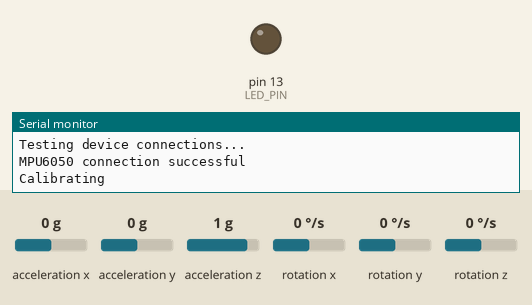
The sketch below on a simulated Arduino Uno, built with avr-gcc and run on an emulated ATmega328P. Parts: output pins drawn as LEDs (lit = HIGH), the last lines printed to the serial monitor. Dashed ring = blinking. The test bench sets the inputs (shaded band); at power-on: acceleration x 0 g, rotation y 0 °/s, acceleration y 0 g, acceleration z 1 g, rotation x 0 °/s, rotation z 0 °/s.

Above: at 0.1 s.
At 1.9 s:
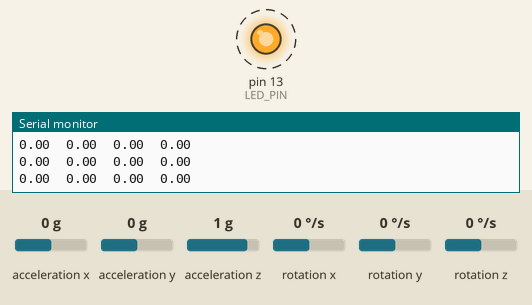
2.0 s: acceleration x set to -1.4 g
5.0 s: rotation y set to -2 °/s
Timing chart, 0 to 59.0 s (numbered marks = the images above; inputs shaded):
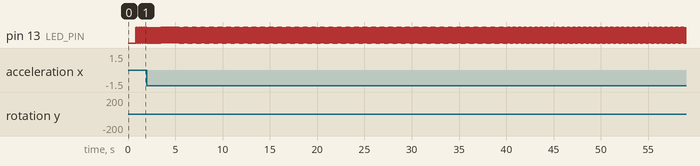

The sketch:

MPU_FILTER.ino
```cpp
// I2C device class (I2Cdev) demonstration Arduino sketch for MPU6050 class
// 10/7/2011 by Jeff Rowberg <jeff@rowberg.net>
// Updates should (hopefully) always be available at https://github.com/jrowberg/i2cdevlib
//
// Changelog:
//      2013-05-08 - added multiple output formats
//                 - added seamless Fastwire support
//      2011-10-07 - initial release

/* ============================================
I2Cdev device library code is placed under the MIT license
Copyright (c) 2011 Jeff Rowberg

Permission is hereby granted, free of charge, to any person obtaining a copy
of this software and associated documentation files (the "Software"), to deal
in the Software without restriction, including without limitation the rights
to use, copy, modify, merge, publish, distribute, sublicense, and/or sell
copies of the Software, and to permit persons to whom the Software is
furnished to do so, subject to the following conditions:

The above copyright notice and this permission notice shall be included in
all copies or substantial portions of the Software.

THE SOFTWARE IS PROVIDED "AS IS", WITHOUT WARRANTY OF ANY KIND, EXPRESS OR
IMPLIED, INCLUDING BUT NOT LIMITED TO THE WARRANTIES OF MERCHANTABILITY,
FITNESS FOR A PARTICULAR PURPOSE AND NONINFRINGEMENT. IN NO EVENT SHALL THE
AUTHORS OR COPYRIGHT HOLDERS BE LIABLE FOR ANY CLAIM, DAMAGES OR OTHER
LIABILITY, WHETHER IN AN ACTION OF CONTRACT, TORT OR OTHERWISE, ARISING FROM,
OUT OF OR IN CONNECTION WITH THE SOFTWARE OR THE USE OR OTHER DEALINGS IN
THE SOFTWARE.
===============================================
*/

// I2Cdev and MPU6050 must be installed as libraries, or else the .cpp/.h files
// for both classes must be in the include path of your project
#include "I2Cdev.h"
//#include "MPU6050.h"
#include "MPU6050_6Axis_MotionApps20.h"

// Arduino Wire library is required if I2Cdev I2CDEV_ARDUINO_WIRE implementation
// is used in I2Cdev.h
#if I2CDEV_IMPLEMENTATION == I2CDEV_ARDUINO_WIRE
    #include "Wire.h"
#endif

// class default I2C address is 0x68
// specific I2C addresses may be passed as a parameter here
// AD0 low = 0x68 (default for InvenSense evaluation board)
// AD0 high = 0x69
MPU6050 accelgyro;
//MPU6050 accelgyro(0x69); // <-- use for AD0 high

int16_t acc_x, acc_y, acc_z;
int16_t gyro_x, gyro_y, gyro_z;

float acc_x_offset = 0, acc_y_offset = 0, acc_z_offset = 0;
float gyro_x_offset = 0, gyro_y_offset = 0, gyro_z_offset = 0; //gyro offsets

float acc_angle = 0;
float gyro_angle = 0;
float gyro_integral = 0;
float cur_angle = 0;

int cal_amt = 100;

float ypr[3];
Quaternion q;
VectorFloat gravity;

// uncomment "OUTPUT_READABLE_ACCELGYRO" if you want to see a tab-separated
// list of the accel X/Y/Z and then gyro X/Y/Z values in decimal. Easy to read,
// not so easy to parse, and slow(er) over UART.
#define OUTPUT_READABLE_ACCELGYRO

// uncomment "OUTPUT_BINARY_ACCELGYRO" to send all 6 axes of data as 16-bit
// binary, one right after the other. This is very fast (as fast as possible
// without compression or data loss), and easy to parse, but impossible to read
// for a human.
//#define OUTPUT_BINARY_ACCELGYRO


#define LED_PIN 13
bool blinkState = false;

void setup() {
    // join I2C bus (I2Cdev library doesn't do this automatically)
    #if I2CDEV_IMPLEMENTATION == I2CDEV_ARDUINO_WIRE
        Wire.begin();
    #elif I2CDEV_IMPLEMENTATION == I2CDEV_BUILTIN_FASTWIRE
        Fastwire::setup(400, true);
    #endif

    // initialize serial communication
    // (38400 chosen because it works as well at 8MHz as it does at 16MHz, but
    // it's really up to you depending on your project)
    Serial.begin(9600);

    // initialize device
    Serial.println("Initializing I2C devices...");
    accelgyro.initialize();

    // verify connection
    Serial.println("Testing device connections...");
    Serial.println(accelgyro.testConnection() ? "MPU6050 connection successful" : "MPU6050 connection failed");

    // use the code below to change accel/gyro offset values
    /*
    Serial.println("Updating internal sensor offsets...");
    // -76	-2359	1688	0	0	0
    Serial.print(accelgyro.getXAccelOffset()); Serial.print("\t"); // -76
    Serial.print(accelgyro.getYAccelOffset()); Serial.print("\t"); // -2359
    Serial.print(accelgyro.getZAccelOffset()); Serial.print("\t"); // 1688
    Serial.print(accelgyro.getXGyroOffset()); Serial.print("\t"); // 0
    Serial.print(accelgyro.getYGyroOffset()); Serial.print("\t"); // 0
    Serial.print(accelgyro.getZGyroOffset()); Serial.print("\t"); // 0
    Serial.print("\n");
    accelgyro.setXGyroOffset(220);
    accelgyro.setYGyroOffset(76);
    accelgyro.setZGyroOffset(-85);
    Serial.print(accelgyro.getXAccelOffset()); Serial.print("\t"); // -76
    Serial.print(accelgyro.getYAccelOffset()); Serial.print("\t"); // -2359
    Serial.print(accelgyro.getZAccelOffset()); Serial.print("\t"); // 1688
    Serial.print(accelgyro.getXGyroOffset()); Serial.print("\t"); // 0
    Serial.print(accelgyro.getYGyroOffset()); Serial.print("\t"); // 0
    Serial.print(accelgyro.getZGyroOffset()); Serial.print("\t"); // 0
    Serial.print("\n");
    */

    // configure Arduino LED pin for output
    pinMode(LED_PIN, OUTPUT);
    Serial.println("Calibrating");
    calibrate();
}

void loop() {
   long loop_timer = micros();
   // read raw accel/gyro measurements from device
   //acc_x and gyro_y
   accelgyro.getMotion6(&acc_x, &acc_y, &acc_z, &gyro_x, &gyro_y, &gyro_z);
   acc_x -= acc_x_offset;

   float acc_x_rad = ((float) (acc_x)) / 16384;
   if (acc_x_rad > 1) {
    acc_x_rad = 1;
   }
   if (acc_x_rad < -1) {
    acc_x_rad = -1;
   }
   gyro_y -= gyro_y_offset;
   float gyro_y_deg = ((float) (gyro_y)) / 131;

   acc_angle = asin(acc_x_rad)* 57.296;
   Serial.print(acc_angle);Serial.print("\t");
   gyro_angle = gyro_y_deg * 0.004;
   gyro_integral += gyro_angle;

   Serial.print(gyro_angle);Serial.print("\t");
   Serial.print(gyro_integral);Serial.print("\t");

   cur_angle = (gyro_angle+cur_angle) * 0.9 + acc_angle * 0.1;

   Serial.println(cur_angle);

    // these methods (and a few others) are also available
    //accelgyro.getAcceleration(&ax, &ay, &az);
    //accelgyro.getRotation(&gx, &gy, &gz);

    #ifdef OUTPUT_READABLE_ACCELGYRO
        // display tab-separated accel/gyro x/y/z values
//        Serial.print("a/g:\t");
//       Serial.print("xraw/xAcc/xVel:\t");
        //Serial.print(fax); Serial.print("\t");
       //Serial.print(fay); Serial.print("\t");
        //Serial.print(faz); Serial.print("\t");
//        Serial.print(curAcc); Serial.print("\t");
//        Serial.println(curVel);
        //Serial.print(fgx); Serial.print("\t");
        //Serial.print(fgy); Serial.print("\t");
//        //Serial.print(roll);Serial.print("\t");
//        Serial.println(pitch);
    #endif

    #ifdef OUTPUT_BINARY_ACCELGYRO
        Serial.write((uint8_t)(ax >> 8)); Serial.write((uint8_t)(ax & 0xFF));
        Serial.write((uint8_t)(ay >> 8)); Serial.write((uint8_t)(ay & 0xFF));
        Serial.write((uint8_t)(az >> 8)); Serial.write((uint8_t)(az & 0xFF));
        Serial.write((uint8_t)(gx >> 8)); Serial.write((uint8_t)(gx & 0xFF));
        Serial.write((uint8_t)(gy >> 8)); Serial.write((uint8_t)(gy & 0xFF));
        Serial.write((uint8_t)(gz >> 8)); Serial.write((uint8_t)(gz & 0xFF));
    #endif

    // blink LED to indicate activity
    blinkState = !blinkState;
    digitalWrite(LED_PIN, blinkState);
    while (loop_timer - micros() < 4000){

    }
}
void calibrate(){

  for (int cal_int = 0; cal_int < cal_amt ; cal_int ++){                  //Read the raw acc and gyro data from the MPU-6050 for 1000 times
    Serial.println(cal_int);
    accelgyro.getMotion6(&acc_x, &acc_y, &acc_z, &gyro_x, &gyro_y, &gyro_z);
    gyro_x_offset += gyro_x;                                              //Add the gyro x offset to the x_offset variable
    gyro_y_offset += gyro_y;                                              //Add the gyro y offset to the y_offset variable
    gyro_z_offset += gyro_z;                                              //Add the gyro z offset to the z_offset variable
    acc_x_offset += acc_x;                                              //Add the acc x offset to the x_offset variable
    acc_y_offset += acc_y;                                              //Add the acc y offset to the y_offset variable
    acc_z_offset += acc_z;                                              //Add the acc z offset to the z_offset variable
    delay(3);                                                          //Delay 3us to have 250Hz for-loop
  }

  // divide by cal_amt to get average offset
  gyro_x_offset /= cal_amt;
  gyro_y_offset /= cal_amt;
  gyro_z_offset /= cal_amt;
  acc_x_offset /= cal_amt;
  acc_y_offset /= cal_amt;
  acc_z_offset /= cal_amt;
  delay (3);
}
```

Measured:
- by itself, pin 13 (LED_PIN): alternates HIGH for 0.03 s and LOW for 0.03 s
